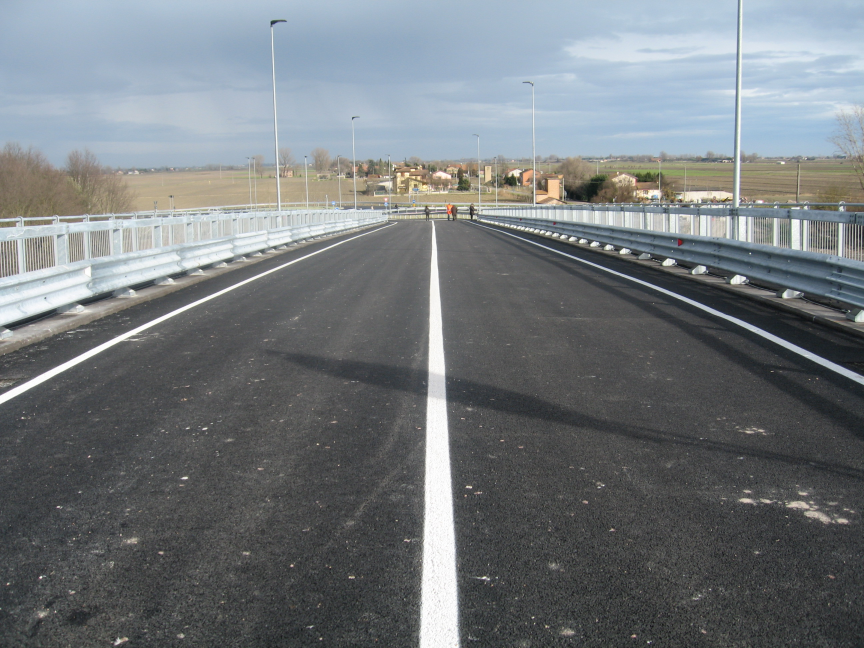
#> input picture VerifAI/examples/data_augmentation/renderer/library/roads/bridge_1.JPG, 2592 x 1944 px (shown at 1/3 size)
$ python -i utils.py   (imports and definitions only)
#> lines starting #> are read from the running program, lines starting #| are printed output that depends on the picture
import cv2, os
import numpy as np

import matplotlib.image as mpimg
import tensorflow as tf

IMAGE_HEIGHT, IMAGE_WIDTH, IMAGE_CHANNELS = 66, 200, 3
INPUT_SHAPE = (IMAGE_HEIGHT, IMAGE_WIDTH, IMAGE_CHANNELS)


# [5 lines left out: function load_image, not called in this run]


def crop(image):
    """
    Crop the image (removing the sky at the top and the car front at the bottom)
    """
    return image[60:-25, :, :]  # remove the sky and the car front
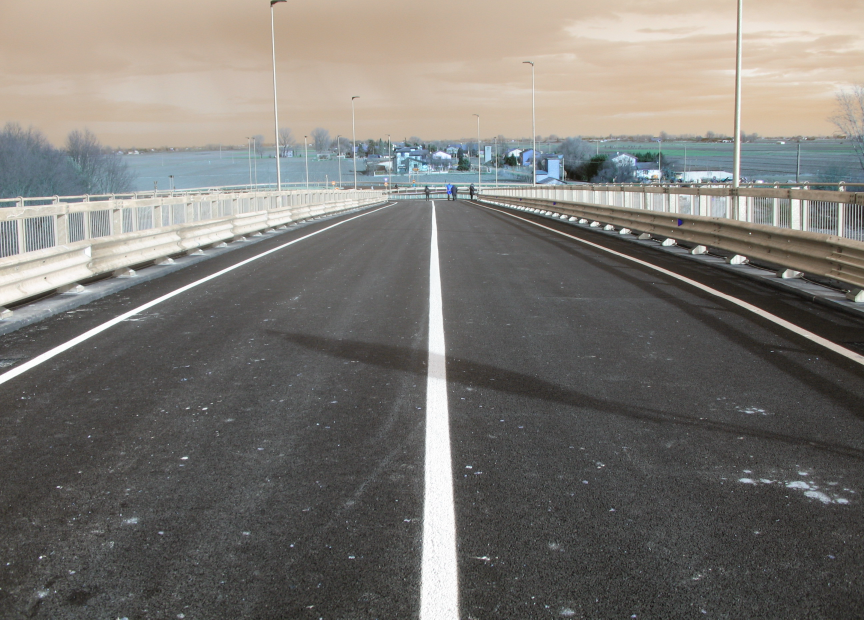
#> returned value: shape (1859, 2592, 3) (shown at 1/3 size); mean of channels 0, 1, 2 114.7, 119.5, 122.6; drawn as B, G, R


def resize(image):
    """
    Resize the image to the input shape used by the network model
    """
    return cv2.resize(image, (IMAGE_WIDTH, IMAGE_HEIGHT), cv2.INTER_AREA)
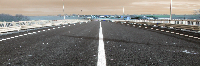
#> returned value: shape (66, 200, 3); mean of channels 0, 1, 2 114.8, 119.6, 122.7; drawn as B, G, R


def rgb2yuv(image):
    """
    Convert the image from RGB to YUV (This is what the NVIDIA model does)
    """
    return cv2.cvtColor(image, cv2.COLOR_RGB2YUV)
#> returned value: shape (66, 200, 3); mean of channels 0, 1, 2 118.5, 130, 124.6


def preprocess(image):
    """
    Combine all preprocess functions into one
    """
    image = crop(image)
    image = resize(image)
    image = rgb2yuv(image)
    return image


# [121 lines left out: functions choose_image, random_flip, random_translate, random_shadow, random_brightness, augument and 1 more, not called in this run]


def createWeights(shape):
    return tf.Variable(tf.truncated_normal(shape, stddev=0.05))


def createBiases(size):
    return tf.Variable(tf.constant(0.05, shape=[size]))


# [49 lines left out: functions createConvolutionalLayer, createFlattenLayer, createFcLayer, not called in this run]

>>> import cv2
>>> picture = cv2.cvtColor(cv2.imread('../renderer/library/roads/bridge_1.JPG'), cv2.COLOR_BGR2RGB)
>>> result = preprocess(picture)

$ run again, on VerifAI/examples/data_augmentation/renderer/library/roads/bridge_kitti.jpg
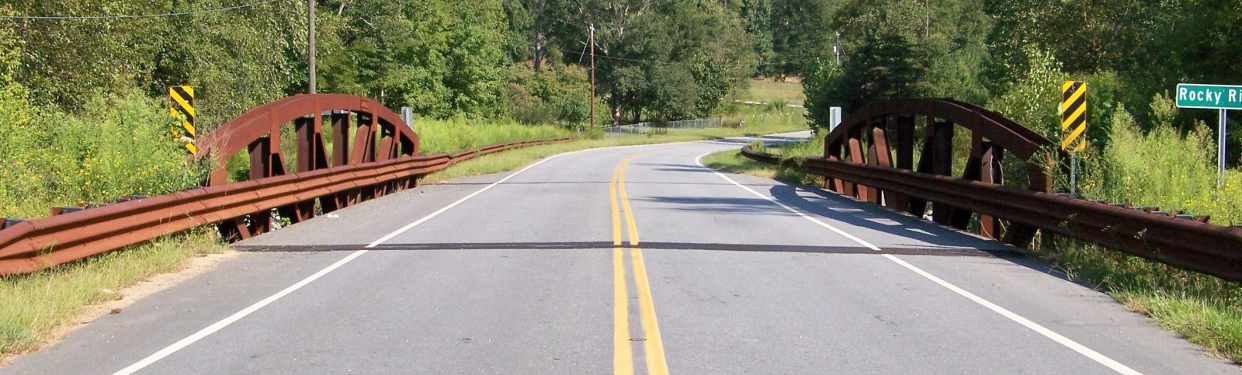
#> input picture VerifAI/examples/data_augmentation/renderer/library/roads/bridge_kitti.jpg, 1242 x 375 px
#> in crop, `return image[60:-25, :, :]`:
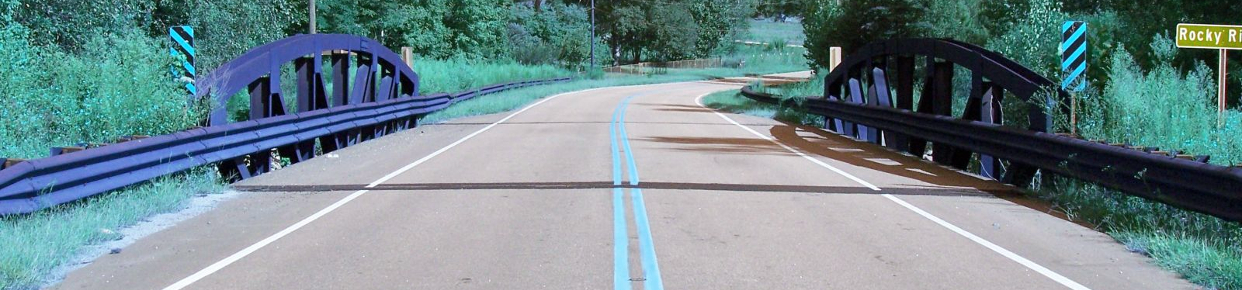
#> returned value: shape (290, 1242, 3); mean of channels 0, 1, 2 141.4, 136.1, 112.6; drawn as B, G, R
#> in resize, `return cv2.resize(image, (IMAGE_WIDTH, IMAGE_HEIGHT), cv2.INTER_AREA)`:
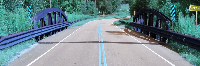
#> returned value: shape (66, 200, 3); mean of channels 0, 1, 2 141.2, 135.9, 112.5; drawn as B, G, R

$ run again, on VerifAI/examples/data_augmentation/renderer/library/roads/city.jpg
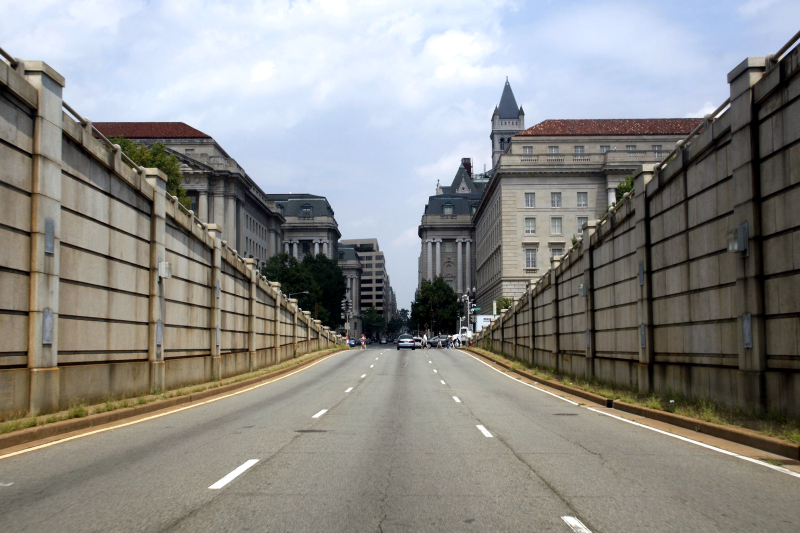
#> input picture VerifAI/examples/data_augmentation/renderer/library/roads/city.jpg, 1600 x 1066 px (shown at 1/2 size)
#> in crop, `return image[60:-25, :, :]`:
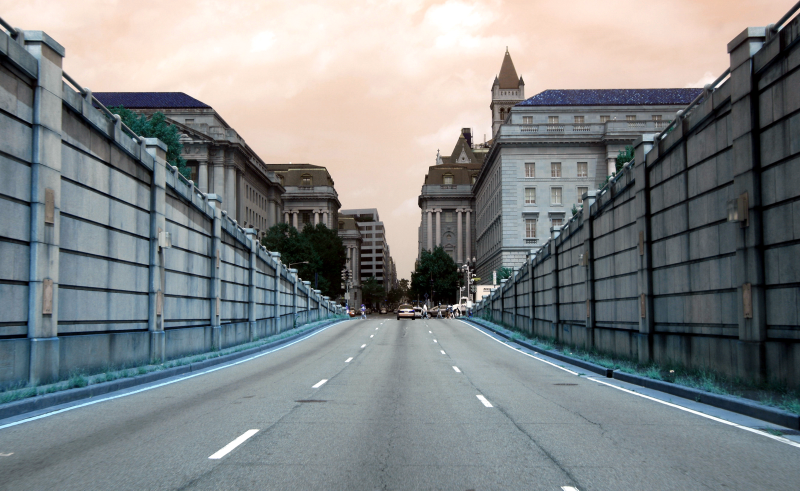
#> returned value: shape (981, 1600, 3) (shown at 1/2 size); mean of channels 0, 1, 2 134.7, 133.1, 128.7; drawn as B, G, R
#> in resize, `return cv2.resize(image, (IMAGE_WIDTH, IMAGE_HEIGHT), cv2.INTER_AREA)`:
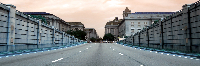
#> returned value: shape (66, 200, 3); mean of channels 0, 1, 2 134.6, 133.1, 128.5; drawn as B, G, R

$ run again, on VerifAI/examples/data_augmentation/renderer/library/roads/countryside.jpg
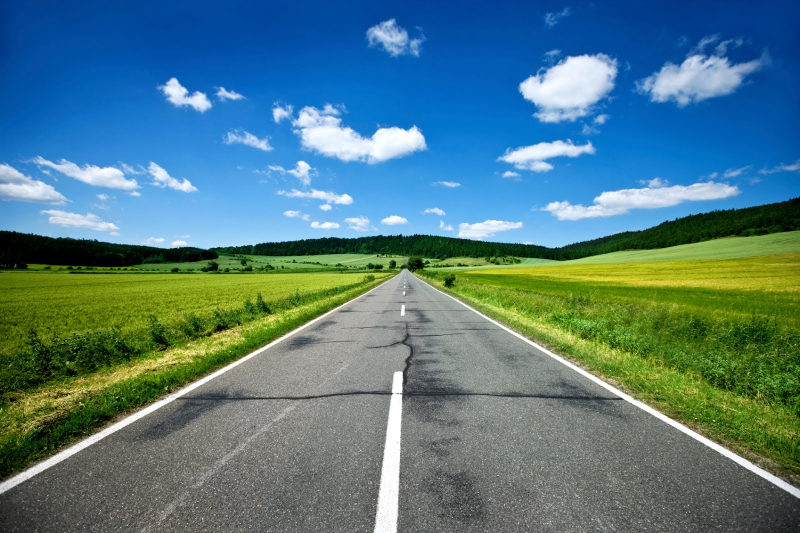
#> input picture VerifAI/examples/data_augmentation/renderer/library/roads/countryside.jpg, 1600 x 1066 px (shown at 1/2 size)
#> in crop, `return image[60:-25, :, :]`:
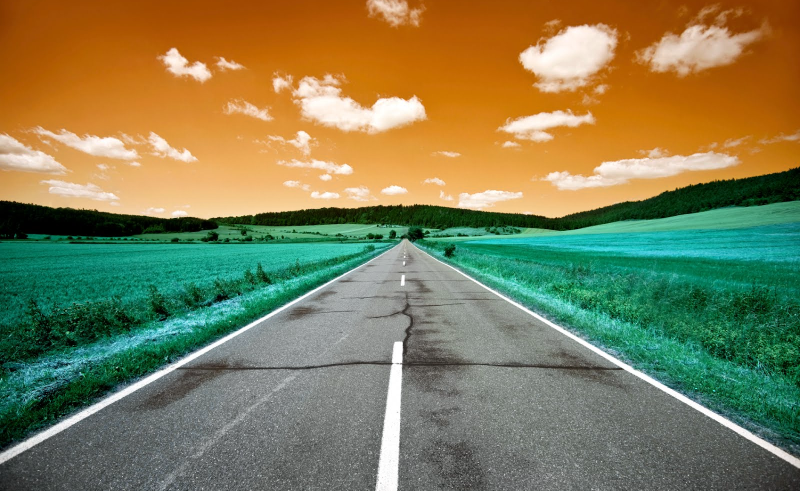
#> returned value: shape (981, 1600, 3) (shown at 1/2 size); mean of channels 0, 1, 2 87, 126.2, 128.8; drawn as B, G, R
#> in resize, `return cv2.resize(image, (IMAGE_WIDTH, IMAGE_HEIGHT), cv2.INTER_AREA)`:
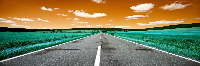
#> returned value: shape (66, 200, 3); mean of channels 0, 1, 2 87, 126.2, 128.7; drawn as B, G, R
